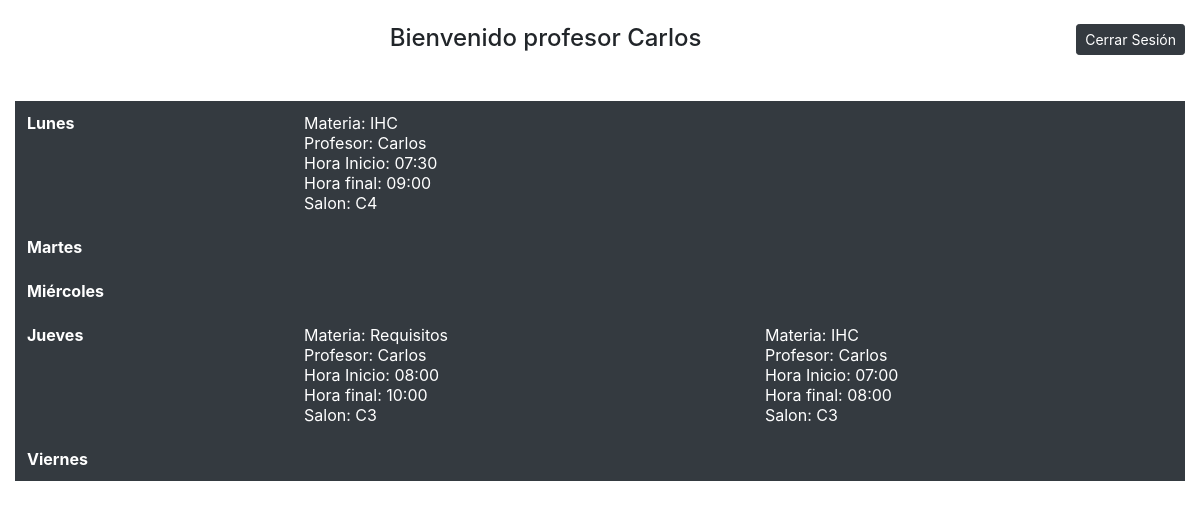
The app's page /public_html/vistaProfesor.php (signed in) with its own data.
### tables this page shows
CREATE TABLE `profesor` (
  `idProfesor` int(11) NOT NULL,
  `NomProf` varchar(45) NOT NULL,
  `idUsuario` varchar(20) NOT NULL
);

CREATE TABLE `materia` (
  `idMateria` int(11) NOT NULL,
  `DescMat` varchar(20) NOT NULL,
  `Creditos` int(11) NOT NULL,
  `NomMat` varchar(45) NOT NULL
);

CREATE TABLE `clase` (
  `idClase` int(11) NOT NULL,
  `idCurso` int(11) NOT NULL,
  `idSalon` int(11) NOT NULL,
  `Dia` varchar(10) NOT NULL,
  `HoraInicio` varchar(10) NOT NULL,
  `HoraFin` varchar(10) NOT NULL
);

CREATE TABLE `salon` (
  `idSalon` int(11) NOT NULL,
  `DescSalon` varchar(45) NOT NULL
);

### public_html/vistaProfesor.php (the view, shortened to what this page needs)
<?php
    $usuario= $_SESSION['username'];
    $rol=$_SESSION['rol'];
    if(!isset($usuario)){
        header("location:login.php");
    }else{
        if($rol==2){
        require 'login//conexion.php';
        $sentencia_1="SELECT idProfesor FROM profesor where idUsuario='$usuario'";
        $resultado2=mysqli_query($conexion,$sentencia_1);
        $idObtenido=mysqli_fetch_array($resultado2);
        $sentencia_2="SELECT NomProf,Dia,HoraInicio,HoraFin,DescSalon,DescMat
        from curso
        inner join profesor
        inner join clase
        inner join salon
        inner join materia
        on (curso.idCurso=clase.idCurso
        and curso.idProfesor=profesor.idProfesor
        and curso.idMateria=materia.idMateria
        and clase.idSalon=salon.idSalon)
        where profesor.idProfesor=$idObtenido[0]";
        $resultado=mysqli_query($conexion,$sentencia_2);
        $resultado4=mysqli_query($conexion,$sentencia_2);
        $resultado6=mysqli_query($conexion,$sentencia_2);
        $nomAux=mysqli_fetch_array($resultado6);
        $nomProf=$nomAux['NomProf']
    ?>
<html>
    <head>
        <link rel="stylesheet" type="text/css" href="css/style.css">
        <link rel="stylesheet" href="https://stackpath.bootstrapcdn.com/bootstrap/4.3.1/css/bootstrap.min.css">
    </head>
    <body>
        <div class="container-fluid">
            <div class="row justify-content-center">
                <div class="col-12 text-center">
                    <br>
                    <h4 class="d-inline ">Bienvenido profesor <?php echo "$nomProf"; ?></h4>
                    <a href="cerrarSesion.php">
                    <button type="button" class="btn btn-dark btn-sm mb-2 float-right">Cerrar Sesión</button>
                    </a>
                    <br><br><br>
                </div>
            </div>
            <div class="row justify-content-center">
                <div class="col-12 table-responsive">
                    <table class="table table-dark table-hover table-borderless">
                        <tr>
                            <th scope="col">Lunes</th>
                            <?php while($mostrar=mysqli_fetch_array($resultado)){
                                if($mostrar['Dia']=='Lunes'){
                                    echo "<td scope='col'>Materia: ".$mostrar['DescMat']."<br>Profesor: ".$mostrar['NomProf']."<br>Hora Inicio: ".$mostrar['HoraInicio']."<br>Hora final: ".$mostrar['HoraFin']."<br>Salon: ".$mostrar['DescSalon']."</td>";
                                };
                            }?>
                        </tr>
                        <tr>
                            <th scope="col">Martes</th>
                        </tr>
                        <tr>
                            <th scope="col">Miércoles</th>
                        </tr>
                        <tr>
                            <th scope="col">Jueves</th>
                            <?php while($mostrar4=mysqli_fetch_array($resultado4)){
                                if($mostrar4['Dia']=='Jueves'){
                                    echo "<td scope='col'>Materia: ".$mostrar4['DescMat']."<br>Profesor: ".$mostrar4['NomProf']."<br>Hora Inicio: ".$mostrar4['HoraInicio']."<br>Hora final: ".$mostrar4['HoraFin']."<br>Salon: ".$mostrar4['DescSalon']."</td>";
                                };
                            }?>
                        </tr>
                        <tr>
                            <th scope="col">Viernes</th>
                        </tr>
                    </table>
                </div>
            </div>
        </div>
    </body>
</html>
    <?php }else{
        header("location:cerrarSesion.php");
    } }?>

### public_html/css/style.css (style rules this page uses)
body { background-color: powderblue; margin:0; padding: 0; }

### records on screen
profesor: NomProf "Carlos", materia.DescMat "IHC", clase.HoraInicio "07:30", clase.HoraFin "09:00", salon.DescSalon "C4", materia.DescMat "Requisitos", clase.HoraInicio "08:00", clase.HoraFin "10:00", salon.DescSalon "C3", clase.HoraInicio "07:00", clase.HoraFin "08:00"
